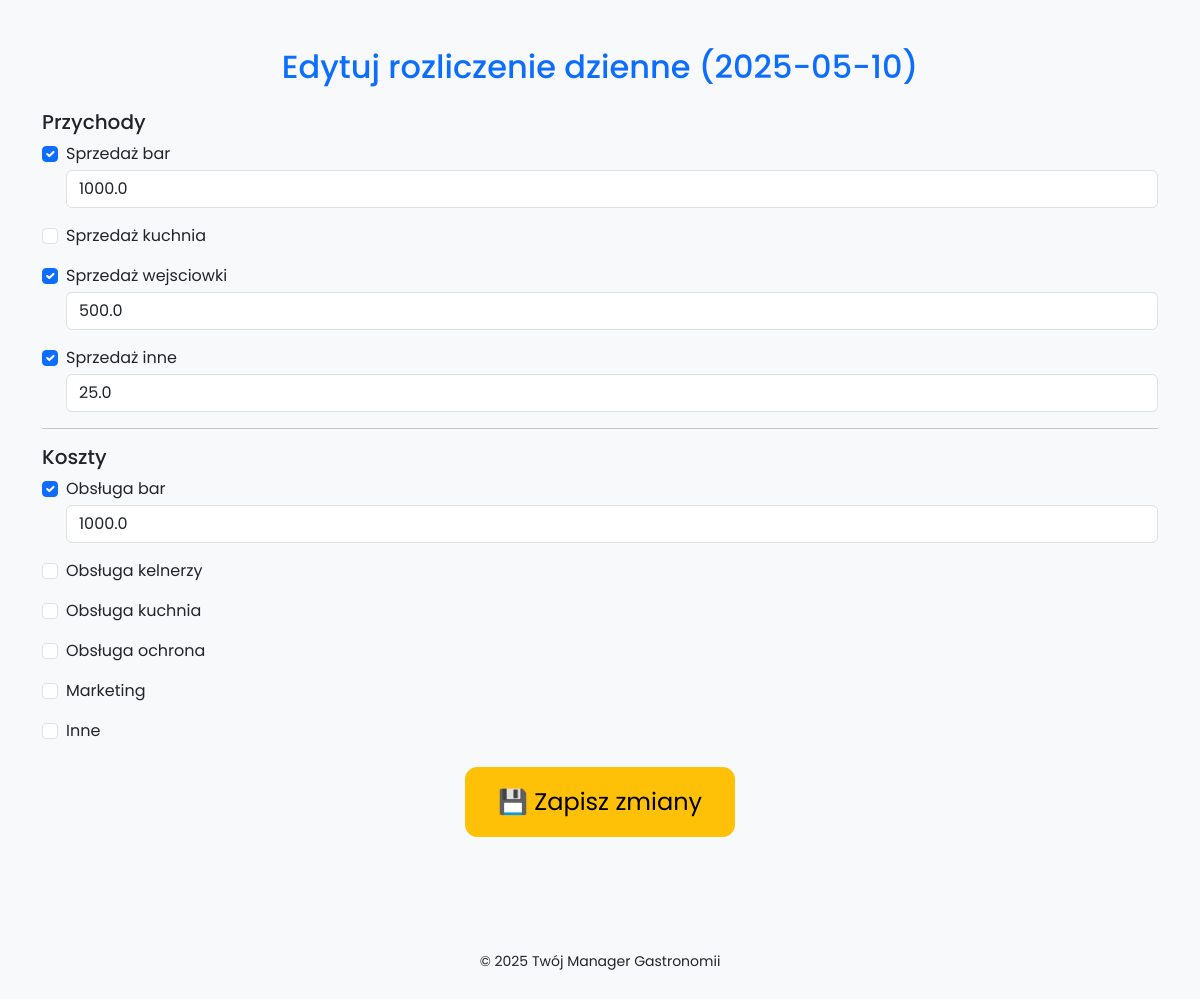
The page /edit-daily/2025-05-10 on the database its author committed.
### models.py (models this page shows)
class RozliczenieDzien(Base):
    __tablename__ = 'rozliczenia_dzienne'
    id = Column(Integer, primary_key=True)
    data = Column(Date, nullable=False, unique=True)
    sprzedaz_bar = Column(Float)
    sprzedaz_kuchnia = Column(Float)
    sprzedaz_wejsciowki = Column(Float)
    sprzedaz_inne = Column(Float)
    koszt_bar = Column(Float)
    koszt_kelnerzy = Column(Float)
    koszt_kuchnia = Column(Float)
    koszt_marketing = Column(Float)
    koszt_marketing_komentarz = Column(String)
    koszt_ochrona = Column(Float)
    koszt_inne = Column(Float)
    koszt_inne_komentarz = Column(String)

### app.py (the view, shortened to what this page needs)
@app.route('/edit-daily/<data>', methods=['GET', 'POST'])
def edit_daily(data):
    session = Session()
    data_obj = datetime.datetime.strptime(data, '%Y-%m-%d').date()
    roz = session.query(RozliczenieDzien).filter_by(data=data_obj).first()
    session.close()
    roz_dict = {col.name: getattr(roz, col.name) for col in roz.__table__.columns}
    return render_template('edit_daily.html', roz=roz_dict, data=data)

### templates/edit_daily.html (shortened to what this page needs)
{% extends 'base.html' %}
{% block content %}
<div class="container my-5">
    <h2 class="text-center mb-4 text-primary">Edytuj rozliczenie dzienne ({{ data }})</h2>
    <form method="POST" action="{{ url_for('edit_daily', data=data) }}">
        <h5>Przychody</h5>
        {% for field in ['bar', 'kuchnia', 'wejsciowki', 'inne'] %}
        <div class="form-check mb-3">
            {% set val = roz['sprzedaz_' + field] %}
            <input class="form-check-input" type="checkbox" id="sprzedaz_{{ field }}" name="sprzedaz_{{ field }}" {% if val %}checked{% endif %}>
            <label class="form-check-label" for="sprzedaz_{{ field }}">Sprzedaż {{ field }}</label>
            <input type="number" step="0.01" class="form-control mt-1" name="sprzedaz_{{ field }}_kwota" value="{{ val or '' }}" placeholder="Kwota (zł)">
        </div>
        {% endfor %}
        <hr>
        <h5>Koszty</h5>
        {% for field in ['bar', 'kelnerzy', 'kuchnia', 'ochrona'] %}
        <div class="form-check mb-3">
            {% set val = roz['sprzedaz_' + field] %}
            <input class="form-check-input" type="checkbox" id="koszt_{{ field }}" name="koszt_{{ field }}" {% if val %}checked{% endif %}>
            <label class="form-check-label" for="koszt_{{ field }}">Obsługa {{ field }}</label>
            <input type="number" step="0.01" class="form-control mt-1" name="koszt_{{ field }}_kwota" value="{{ val or '' }}" placeholder="Kwota (zł)">
        </div>
        {% endfor %}
        <div class="form-check mb-3">
            <input class="form-check-input" type="checkbox" id="koszt_marketing" name="koszt_marketing" {% if roz.koszt_marketing %}checked{% endif %}>
            <label class="form-check-label" for="koszt_marketing">Marketing</label>
        </div>
        <div class="form-check mb-3">
            <input class="form-check-input" type="checkbox" id="koszt_inne" name="koszt_inne" {% if roz.koszt_inne %}checked{% endif %}>
            <label class="form-check-label" for="koszt_inne">Inne</label>
        </div>
        <div class="text-center mt-4">
            <button type="submit" class="btn btn-warning btn-lg">💾 Zapisz zmiany</button>
        </div>
    </form>
</div>
{% endblock %}

### static/css/style.css (style rules this page uses)
body { background-color: #f8f9fa; font-family: 'Poppins', sans-serif; min-height: 100vh; display: flex; flex-direction: column; }
.btn-primary, .btn-warning { padding: 1rem 2rem; font-size: 1.5rem; border-radius: 12px; }

### rows shown on the page
RozliczenieDzien: sprzedaz_bar "☑" "☑" "☑", sprzedaz_bar "1000.0" "500.0" "25.0", sprzedaz_bar "☑", sprzedaz_bar "1000.0"

### other values the page prints
{{ data }} "2025-05-10"
{{ field }} "bar" "kuchnia" "wejsciowki" "inne"
{{ field }} "bar" "kelnerzy" "kuchnia" "ochrona"
